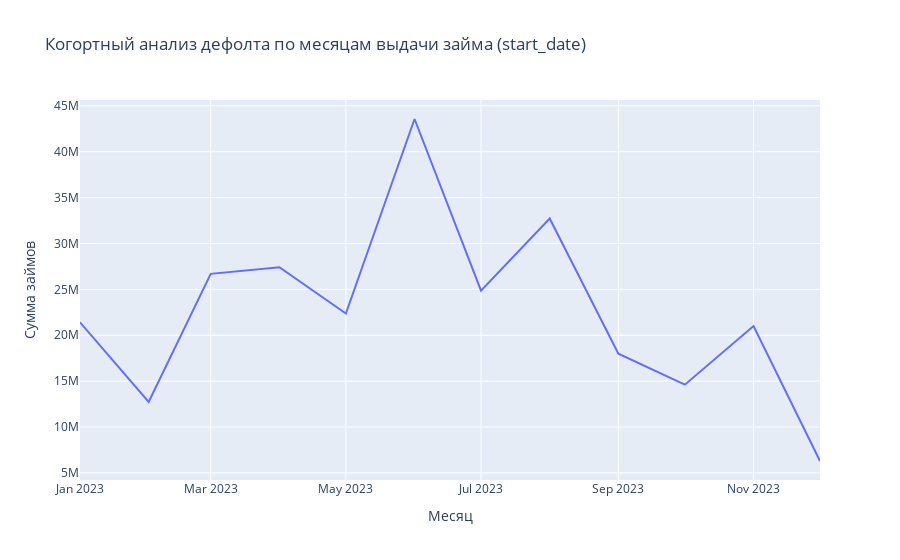

Notebook code for this chart:
### Code cell
#построим график
default_sum_df['new_month'] = default_sum_df['new_month'].astype(str)

fig = px.line(default_sum_df,
              x='new_month',
              y='amount',
              title='Когортный анализ дефолта по месяцам выдачи займа (start_date)')
fig.update_xaxes(title_text='Месяц')
fig.update_yaxes(title_text='Сумма займов')

fig.show()

### Figure 1 — Plotly figure (JSON) as saved in the notebook; plotly's stock layout.template omitted (floating-point values rounded to 4 significant figures)
{"data": [{"hovertemplate": "new_month=%{x}<br>amount=%{y}<extra></extra>", "legendgroup": "", "line": {"color": "#636efa", "dash": "solid"}, "marker": {"symbol": "circle"}, "mode": "lines", "name": "", "orientation": "v", "showlegend": false, "type": "scatter", "x": ["2023-01", "2023-02", "2023-03", "2023-04", "2023-05", "2023-06", "2023-07", "2023-08", "2023-09", "2023-10", "2023-11", "2023-12"], "xaxis": "x", "y": [21410000.0, 12730000.0, 26690000.0, 27410000.0, 22364916, 43563105, 24870000.0, 32720000.0, 17990000.0, 14620000.0, 21010000.0, 6298842], "yaxis": "y"}], "layout": {"legend": {"tracegroupgap": 0}, "title": {"text": "Когортный анализ дефолта по месяцам выдачи займа (start_date)"}, "xaxis": {"anchor": "y", "domain": [0, 1], "title": {"text": "Месяц"}}, "yaxis": {"anchor": "x", "domain": [0, 1], "title": {"text": "Сумма займов"}}}}
